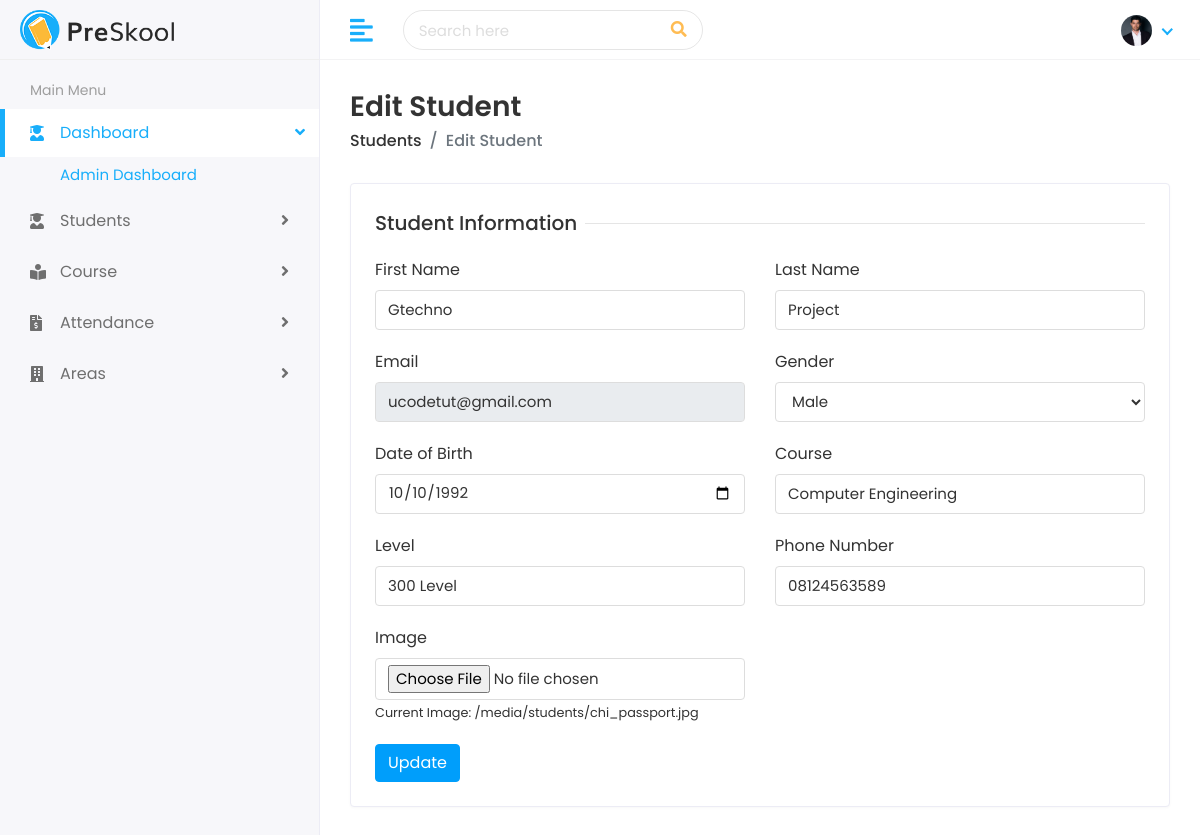
Page /superuser/edit/gtechno-project-ucodetutgmailcom (signed in) on the committed database.
### superuser/models.py (models this page shows, shortened)
class Student(models.Model):
    first_name = models.CharField(max_length=100)
    last_name = models.CharField(max_length=100)
    email = models.EmailField(max_length=255, unique=True, null=True)
    gender = models.CharField(max_length=10, choices=[('Male', 'Male'), ('Female', 'Female')])
    date_of_birth = models.DateField()
    course = models.CharField(max_length=50)
    mobile_number = models.CharField(max_length=15, unique=True)
    level = models.CharField(max_length=10)
    image = models.ImageField(upload_to='students/', blank=True)
    access_control = models.OneToOneField(AccessControl, on_delete=models.CASCADE, null=True)
    slug = models.SlugField(max_length=255, unique=True, blank=True)

### superuser/views.py (the view, shortened to what this page needs)
# urls.py: path('edit/<str:slug>', views.edit_student, name='edit_student'),
@login_required
def edit_student(request,slug):
    student = get_object_or_404(Student, slug=slug)
    return render(request, "superuser/edit-student.html",{'student':student} )

### templates/superuser/edit-student.html (shortened to what this page needs)
{% extends 'Home/base.html' %}
{% load static %}
{% block body %}
<div class="page-wrapper">
    <div class="content container-fluid">
        <div class="page-header">
            <div class="row align-items-center">
                <div class="col">
                    <h3 class="page-title">Edit Student</h3>
                    <ul class="breadcrumb">
                        <li class="breadcrumb-item"><a href="/students">Students</a></li>
                        <li class="breadcrumb-item active">Edit Student</li>
                    </ul>
                </div>
            </div>
        </div>
        <div class="row">
            <div class="col-sm-12">
                <div class="card">
                    <div class="card-body">
                        <form method="POST" enctype="multipart/form-data">
                            <div class="row">
                                <div class="col-12">
                                    <h5 class="form-title"><span>Student Information</span></h5>
                                </div>
                                <div class="col-12 col-sm-6">
                                    <div class="form-group">
                                        <label>First Name</label>
                                        <input type="text" name="first_name" class="form-control" value="{{ student.first_name }}">
                                    </div>
                                </div>
                                <div class="col-12 col-sm-6">
                                    <div class="form-group">
                                        <label>Last Name</label>
                                        <input type="text" name="last_name" class="form-control" value="{{ student.last_name }}">
                                    </div>
                                </div>
                                <div class="col-12 col-sm-6">
                                    <div class="form-group">
                                        <label>Email</label>
                                        <input type="text"  class="form-control" value="{{ student.email }}" readonly>
                                    </div>
                                </div>
                                <div class="col-12 col-sm-6">
                                    <div class="form-group">
                                        <label>Gender</label>
                                        <select name="gender" class="form-control">
                                            <option value="Male" {% if student.gender == 'Male' %}selected{% endif %}>Male</option>
                                        </select>
                                    </div>
                                </div>
                                <div class="col-12 col-sm-6">
                                    <div class="form-group">
                                        <label>Date of Birth</label>
                                        <input type="date" name="date_of_birth" class="form-control" value="{{ student.date_of_birth|date:'Y-m-d' }}">
                                    </div>
                                </div>
                                <div class="col-12 col-sm-6">
                                    <div class="form-group">
                                        <label>Course</label>
                                        <input type="text" name="course" class="form-control" value="{{ student.course }}">
                                    </div>
                                </div>
                                <div class="col-12 col-sm-6">
                                    <div class="form-group">
                                        <label>Level</label>
                                        <input type="text" name="level" class="form-control" value="{{ student.level }}">
                                    </div>
                                </div>
                                <div class="col-12 col-sm-6">
                                    <div class="form-group">
                                        <label>Phone Number</label>
                                        <input type="number" name="mobile_number" class="form-control" value="{{ student.mobile_number }}">
                                    </div>
                                </div>
                                <div class="col-12 col-sm-6">
                                    <div class="form-group">
                                        <label>Image</label>
                                        <input type="file" name="image" class="form-control">
                                        <small>Current Image: {{ student.image.url }}</small>
                                    </div>
                                </div>
                                <div class="col-12">
                                    <button type="submit" class="btn btn-info">Update</button>
                                </div>
                            </div>
                        </form>
                    </div>
                </div>
            </div>
        </div>
    </div>
</div>
{% endblock %}

### static/assets/css/style.css (style rules this page uses)
html { height: 100%; }
body { background-color: #fff; color: #333; font-family: 'Poppins', sans-serif; font-size: 1rem; height: 100%; line-height: 1.5; overflow-x: hidden; }
h1, h2, h3, h4, h5, h6 { font-family: 'Poppins', sans-serif; margin-top: 0; }
.form-control { border: 1px solid #ddd; box-shadow: none; color: #333; font-size: 15px; height: 40px; }
a { color: #009ce7; }
input, button, a { transition: all 0.4s ease; -moz-transition: all 0.4s ease; -o-transition: all 0.4s ease; -ms-transition: all 0.4s ease; -webkit-transition: all 0.4s ease; }
input, input:focus, button, button:focus { outline: none; }
input[type="file"] { height: auto; min-height: calc(1.5em + .75rem + 2px); }
input[type=text], input[type=password] { -webkit-appearance: none; -moz-appearance: none; appearance: none; }
.form-group { margin-bottom: 1.25rem; }
ul, ol { padding: 0px; list-style: none; }
.btn-info { background-color: #009efb; border: 1px solid #009efb }
.card { border: 1px solid #ececf5; box-shadow: 0 1px 3px 0 rgba(0, 0, 0, 0.03); margin-bottom: 1.875rem; }
.card-body { padding: 1.5rem; }
.page-wrapper { margin-left: 320px; padding-top: 60px; position: relative; transition: all 0.4s ease; }
.page-wrapper > .content { padding: 1.875rem 1.875rem 0; }
.page-header { margin-bottom: 1.875rem; }
.page-header .breadcrumb { background-color: transparent; color: #6c757d; font-size: 1rem; font-weight: 500; margin-bottom: 0; padding: 0; }
.page-header .breadcrumb a { color: #333; }
.page-title { font-size: 28px; font-weight: 600; color: #333; margin-bottom: 5px; }
.form-title { width: 100%; max-width: 100%; padding: 0; font-size: 1.25rem; font-weight: 500; line-height: inherit; color: #333; white-space: normal; position: relative; display: block; margin-bottom: 20px; }
.form-title:before { content: ""; position: absolute; left: 0px; right: 0px; height: 1px; top: 50%; background-color: rgba(0, 0, 0, 0.1); }
.form-title span { padding: 0px 0.5rem 0 0; background-color: #fff; display: inline-block; z-index: 2; position: relative; }

### rows in the picture
Student: first_name "Gtechno", last_name "Project", email "ucodetut@gmail.com", gender "Male", date_of_birth "10/10/1992", course "Computer Engineering", level "300 Level", mobile_number "08124563589", image "/media/students/chi_passport.jpg"
